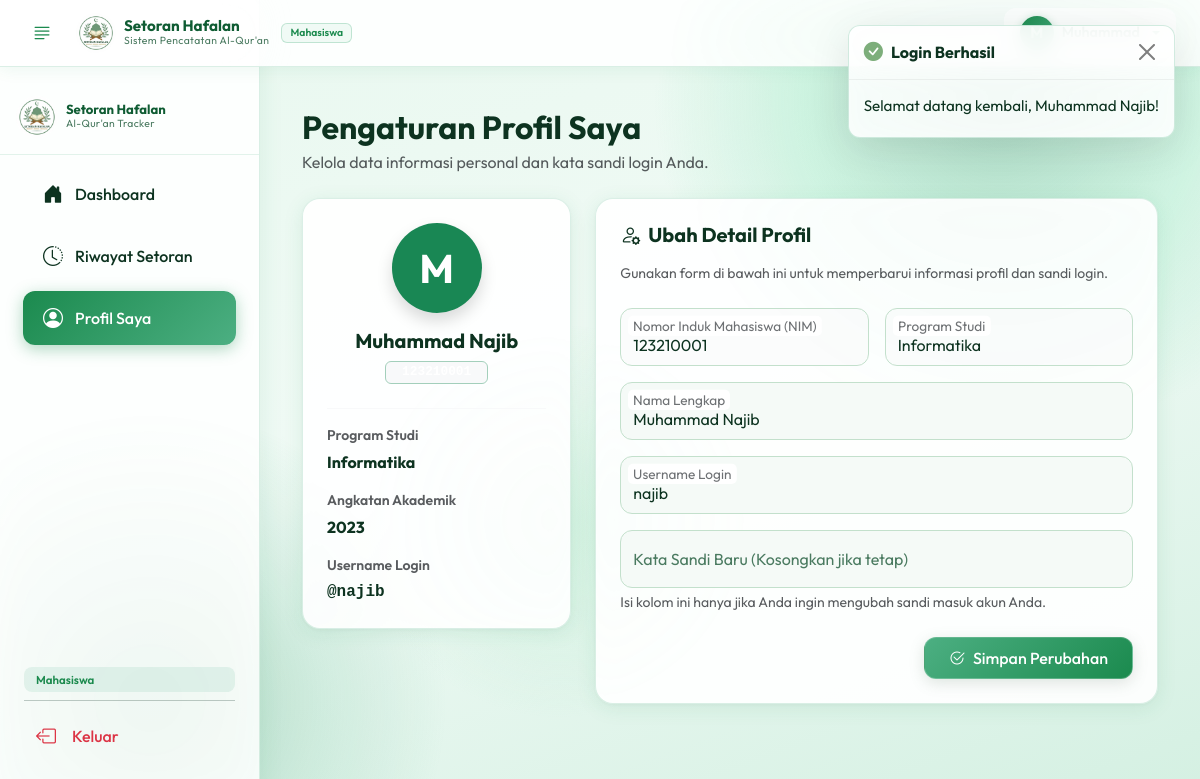
The page /index.php?page=profil (signed in) on the database its author committed.
### tables this page shows
CREATE TABLE IF NOT EXISTS mahasiswa (
    id INT AUTO_INCREMENT PRIMARY KEY,
    nim VARCHAR(20) NOT NULL UNIQUE,
    nama VARCHAR(100) NOT NULL,
    prodi VARCHAR(100) NOT NULL,
    angkatan INT NOT NULL,
    id_user INT NOT NULL,
    FOREIGN KEY (id_user) REFERENCES users(id) ON DELETE CASCADE
);

CREATE TABLE IF NOT EXISTS users (
    id INT AUTO_INCREMENT PRIMARY KEY,
    nama VARCHAR(100) NOT NULL,
    username VARCHAR(50) NOT NULL UNIQUE,
    password VARCHAR(255) NOT NULL,
    role ENUM('ustad', 'mahasiswa') NOT NULL
);

### config/database.php (called while the page is built, shortened)
<?php
class Database {
    private static $instance = null;
    private $conn;
    private function __construct() {
        try {
            $dsn = "mysql:host=" . DB_HOST . ";dbname=" . DB_NAME . ";charset=utf8mb4";
            $options = [
                PDO::ATTR_ERRMODE            => PDO::ERRMODE_EXCEPTION,
                PDO::ATTR_DEFAULT_FETCH_MODE => PDO::FETCH_ASSOC,
                PDO::ATTR_EMULATE_PREPARES   => false,
            ];
            $this->conn = new PDO($dsn, DB_USER, DB_PASS, $options);
        } catch (PDOException $e) {
            try {
                $dsn_temp = "mysql:host=" . DB_HOST . ";charset=utf8mb4";
                $conn_temp = new PDO($dsn_temp, DB_USER, DB_PASS, [
                    PDO::ATTR_ERRMODE => PDO::ERRMODE_EXCEPTION
                ]);
                $conn_temp->exec("CREATE DATABASE IF NOT EXISTS " . DB_NAME);
                $dsn = "mysql:host=" . DB_HOST . ";dbname=" . DB_NAME . ";charset=utf8mb4";
                $this->conn = new PDO($dsn, DB_USER, DB_PASS, $options);
                $this->importInitialSchema();
            } catch (PDOException $ex) {
                die("Connection Failed: " . $ex->getMessage());
            }
        }
    }
    public static function getInstance() {
        if (self::$instance == null) {
            self::$instance = new Database();
        }
        return self::$instance;
    }
    public function getConnection() {
        return $this->conn;
    }
}

### models/MahasiswaModel.php (called while the page is built, shortened)
<?php
require_once __DIR__ . '/../config/database.php';
class MahasiswaModel {
    private $db;
    public function __construct() {
        $this->db = Database::getInstance()->getConnection();
    }
    public function findById($id) {
        $sql = "SELECT m.*, u.username, u.nama as user_nama, u.password
                FROM mahasiswa m
                JOIN users u ON m.id_user = u.id
                WHERE m.id = :id LIMIT 1";
        $stmt = $this->db->prepare($sql);
        $stmt->execute(['id' => $id]);
        return $stmt->fetch();
    }
}

### mahasiswa/profil.php (the view, shortened to what this page needs)
<?php
require_once __DIR__ . '/../models/MahasiswaModel.php';
$mhsModel = new MahasiswaModel();
$mhsId = $_SESSION['user']['id_mahasiswa'];
$mhsData = $mhsModel->findById($mhsId);
?>
<div class="container-fluid py-2">
    <div class="mb-4">
        <h2 class="fw-bold text-accent-dark mb-1">Pengaturan Profil Saya</h2>
        <p class="text-muted mb-0">Kelola data informasi personal dan kata sandi login Anda.</p>
    </div>
    <div class="row g-4">
        <div class="col-12 col-lg-4">
            <div class="glass-card p-4 text-center">
                <div class="bg-success text-white d-flex align-items-center justify-content-center rounded-circle shadow mx-auto mb-3" style="width: 90px; height: 90px; font-weight: 700; font-size: 2.5rem;">
                    <?= strtoupper(substr($mhsData['nama'], 0, 1)) ?>
                </div>
                <h5 class="fw-bold text-accent-dark mb-1"><?= htmlspecialchars($mhsData['nama']) ?></h5>
                <span class="badge bg-light text-accent-dark border border-success-subtle px-3 py-1 font-monospace mb-4" style="font-size: 0.8rem;"><?= htmlspecialchars($mhsData['nim']) ?></span>
                <div class="text-start border-top border-light pt-3">
                    <div class="mb-3">
                        <label class="text-muted small fw-semibold d-block mb-1">Program Studi</label>
                        <strong class="text-accent-dark d-block"><?= htmlspecialchars($mhsData['prodi']) ?></strong>
                    </div>
                    <div class="mb-3">
                        <label class="text-muted small fw-semibold d-block mb-1">Angkatan Akademik</label>
                        <strong class="text-accent-dark d-block"><?= htmlspecialchars($mhsData['angkatan']) ?></strong>
                    </div>
                    <div>
                        <label class="text-muted small fw-semibold d-block mb-1">Username Login</label>
                        <strong class="text-accent-dark d-block font-monospace">@<?= htmlspecialchars($mhsData['username']) ?></strong>
                    </div>
                </div>
            </div>
        </div>
        <div class="col-12 col-lg-8">
            <div class="glass-card p-4">
                <h5 class="fw-bold text-accent-dark mb-3"><i class="bi bi-person-gear me-2"></i>Ubah Detail Profil</h5>
                <p class="text-muted small mb-4">Gunakan form di bawah ini untuk memperbarui informasi profil dan sandi login.</p>
                <form action="index.php?page=profil&action=update" method="POST" class="needs-validation-profile" novalidate>
                    <div class="row g-3 mb-3">
                        <div class="col-12 col-sm-6">
                            <div class="form-floating">
                                <input type="text" class="form-control bg-light bg-opacity-50" id="read_nim" value="<?= htmlspecialchars($mhsData['nim']) ?>" disabled>
                                <label for="read_nim">Nomor Induk Mahasiswa (NIM)</label>
                            </div>
                        </div>
                        <div class="col-12 col-sm-6">
                            <div class="form-floating">
                                <input type="text" class="form-control bg-light bg-opacity-50" id="read_prodi" value="<?= htmlspecialchars($mhsData['prodi']) ?>" disabled>
                                <label for="read_prodi">Program Studi</label>
                            </div>
                        </div>
                    </div>
                    <div class="form-floating mb-3">
                        <input type="text" name="nama" class="form-control" id="edit_nama" value="<?= htmlspecialchars($mhsData['nama']) ?>" placeholder="Nama Lengkap" required>
                        <label for="edit_nama">Nama Lengkap</label>
                    </div>
                    <div class="form-floating mb-3">
                        <input type="text" name="username" class="form-control" id="edit_username" value="<?= htmlspecialchars($mhsData['username']) ?>" placeholder="Username" required>
                        <label for="edit_username">Username Login</label>
                    </div>
                    <div class="form-floating mb-4">
                        <input type="password" name="password" class="form-control" id="edit_password" placeholder="Ubah Password (Kosongkan jika tetap)">
                        <label for="edit_password">Kata Sandi Baru (Kosongkan jika tetap)</label>
                        <div class="form-text text-muted small mt-1">Isi kolom ini hanya jika Anda ingin mengubah sandi masuk akun Anda.</div>
                    </div>
                    <div class="d-flex gap-2 justify-content-end">
                        <button type="submit" class="btn btn-glass px-4 py-2">
                            <i class="bi bi-check2-circle me-2"></i>Simpan Perubahan
                        </button>
                    </div>
                </form>
            </div>
        </div>
    </div>
</div>

### assets/css/style.css (style rules this page uses)
:root { --primary: #4CAF82; --primary-light: #A8E6C3; --secondary: #F0FAF5; --accent: #1B8A4E; --accent-dark: #0F5C33; --success: #3DD68C; --white: #FFFFFF; --text: #0D3320; --text-muted: #4A7A60; --glass-bg: rgba(255, 255, 255, 0.60); --glass-bg-hover: rgba(255, 255, 255, 0.80); --glass-border: rgba(76, 175, 130, 0.25); --shadow-soft: 0 8px 30px 0 rgba(27, 138, 78, 0.15); --shadow-glow: 0 0 25px rgba(76, 175, 130, 0.5); --transition-smooth: all 0.3s cubic-bezier(0.4, 0, 0.2, 1); }
body { font-family: 'Outfit', 'Plus Jakarta Sans', sans-serif; background: linear-gradient(160deg, #e8f8ef 0%, #f0faf5 50%, #d4f0e2 100%); background-attachment: fixed; color: var(--text); min-height: 100vh; overflow-x: hidden; position: relative; }
.glass-card { background: rgba(255, 255, 255, 0.92); backdrop-filter: blur(12px); -webkit-backdrop-filter: blur(12px); border: 1px solid rgba(76, 175, 130, 0.20); border-radius: 18px; box-shadow: 0 4px 20px rgba(27,138,78,0.10), 0 1px 4px rgba(0,0,0,0.04); transition: var(--transition-smooth); }
.btn-glass { background: linear-gradient(135deg, var(--primary), var(--accent)); border: 1px solid rgba(255, 255, 255, 0.2); color: var(--white); padding: 10px 24px; border-radius: 12px; font-weight: 500; transition: var(--transition-smooth); position: relative; overflow: hidden; box-shadow: 0 4px 15px rgba(93, 122, 99, 0.2); }
.form-floating > .form-control { background: #F5FAF7; border: 1.5px solid #C3E0CC; border-radius: 12px; color: var(--text); transition: var(--transition-smooth); }
.form-floating > label { color: var(--text-muted); }
.fade-in { opacity: 0; transform: translateY(15px); animation: fadeInAnim 0.6s forwards cubic-bezier(0.25, 0.46, 0.45, 0.94); }

### rows shown on the page
mahasiswa: nama "M", nama "Muhammad Najib", prodi "Informatika", angkatan "2023", id_user.username "najib", nim "123210001", username "najib"

### other values the page prints
$currentUser['role'] "Mahasiswa"
$userRole "Mahasiswa"
